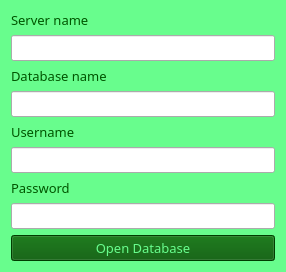
<?xml version="1.0" encoding="UTF-8"?>
<ui version="4.0">
 <class>auth</class>
 <widget class="QWidget" name="auth">
  <property name="geometry">
   <rect>
    <x>0</x>
    <y>0</y>
    <width>286</width>
    <height>242</height>
   </rect>
  </property>
  <property name="palette">
   <palette>
    <active>
     <colorrole role="Button">
      <brush brushstyle="SolidPattern">
       <color alpha="255">
        <red>0</red>
        <green>85</green>
        <blue>0</blue>
       </color>
      </brush>
     </colorrole>
     <colorrole role="Light">
      <brush brushstyle="SolidPattern">
       <color alpha="255">
        <red>0</red>
        <green>85</green>
        <blue>0</blue>
       </color>
      </brush>
     </colorrole>
     <colorrole role="Midlight">
      <brush brushstyle="SolidPattern">
       <color alpha="255">
        <red>0</red>
        <green>85</green>
        <blue>0</blue>
       </color>
      </brush>
     </colorrole>
     <colorrole role="BrightText">
      <brush brushstyle="SolidPattern">
       <color alpha="255">
        <red>0</red>
        <green>85</green>
        <blue>0</blue>
       </color>
      </brush>
     </colorrole>
     <colorrole role="Base">
      <brush brushstyle="SolidPattern">
       <color alpha="255">
        <red>0</red>
        <green>85</green>
        <blue>0</blue>
       </color>
      </brush>
     </colorrole>
     <colorrole role="Window">
      <brush brushstyle="SolidPattern">
       <color alpha="255">
        <red>104</red>
        <green>253</green>
        <blue>141</blue>
       </color>
      </brush>
     </colorrole>
     <colorrole role="HighlightedText">
      <brush brushstyle="SolidPattern">
       <color alpha="255">
        <red>0</red>
        <green>85</green>
        <blue>0</blue>
       </color>
      </brush>
     </colorrole>
     <colorrole role="ToolTipBase">
      <brush brushstyle="SolidPattern">
       <color alpha="255">
        <red>0</red>
        <green>85</green>
        <blue>0</blue>
       </color>
      </brush>
     </colorrole>
    </active>
    <inactive>
     <colorrole role="Button">
      <brush brushstyle="SolidPattern">
       <color alpha="255">
        <red>0</red>
        <green>85</green>
        <blue>0</blue>
       </color>
      </brush>
     </colorrole>
     <colorrole role="Light">
      <brush brushstyle="SolidPattern">
       <color alpha="255">
        <red>0</red>
        <green>85</green>
        <blue>0</blue>
       </color>
      </brush>
     </colorrole>
     <colorrole role="Midlight">
      <brush brushstyle="SolidPattern">
       <color alpha="255">
        <red>0</red>
        <green>85</green>
        <blue>0</blue>
       </color>
      </brush>
     </colorrole>
     <colorrole role="BrightText">
      <brush brushstyle="SolidPattern">
       <color alpha="255">
        <red>0</red>
        <green>85</green>
        <blue>0</blue>
       </color>
      </brush>
     </colorrole>
     <colorrole role="Base">
      <brush brushstyle="SolidPattern">
       <color alpha="255">
        <red>0</red>
        <green>85</green>
        <blue>0</blue>
       </color>
      </brush>
     </colorrole>
     <colorrole role="Window">
      <brush brushstyle="SolidPattern">
       <color alpha="255">
        <red>104</red>
        <green>253</green>
        <blue>141</blue>
       </color>
      </brush>
     </colorrole>
     <colorrole role="HighlightedText">
      <brush brushstyle="SolidPattern">
       <color alpha="255">
        <red>0</red>
        <green>85</green>
        <blue>0</blue>
       </color>
      </brush>
     </colorrole>
     <colorrole role="ToolTipBase">
      <brush brushstyle="SolidPattern">
       <color alpha="255">
        <red>0</red>
        <green>85</green>
        <blue>0</blue>
       </color>
      </brush>
     </colorrole>
    </inactive>
    <disabled>
     <colorrole role="Button">
      <brush brushstyle="SolidPattern">
       <color alpha="255">
        <red>0</red>
        <green>85</green>
        <blue>0</blue>
       </color>
      </brush>
     </colorrole>
     <colorrole role="Light">
      <brush brushstyle="SolidPattern">
       <color alpha="255">
        <red>0</red>
        <green>85</green>
        <blue>0</blue>
       </color>
      </brush>
     </colorrole>
     <colorrole role="Midlight">
      <brush brushstyle="SolidPattern">
       <color alpha="255">
        <red>0</red>
        <green>85</green>
        <blue>0</blue>
       </color>
      </brush>
     </colorrole>
     <colorrole role="BrightText">
      <brush brushstyle="SolidPattern">
       <color alpha="255">
        <red>0</red>
        <green>85</green>
        <blue>0</blue>
       </color>
      </brush>
     </colorrole>
     <colorrole role="Base">
      <brush brushstyle="SolidPattern">
       <color alpha="255">
        <red>104</red>
        <green>253</green>
        <blue>141</blue>
       </color>
      </brush>
     </colorrole>
     <colorrole role="Window">
      <brush brushstyle="SolidPattern">
       <color alpha="255">
        <red>104</red>
        <green>253</green>
        <blue>141</blue>
       </color>
      </brush>
     </colorrole>
     <colorrole role="HighlightedText">
      <brush brushstyle="SolidPattern">
       <color alpha="255">
        <red>0</red>
        <green>85</green>
        <blue>0</blue>
       </color>
      </brush>
     </colorrole>
     <colorrole role="ToolTipBase">
      <brush brushstyle="SolidPattern">
       <color alpha="255">
        <red>0</red>
        <green>85</green>
        <blue>0</blue>
       </color>
      </brush>
     </colorrole>
    </disabled>
   </palette>
  </property>
  <property name="windowTitle">
   <string>Authorization</string>
  </property>
  <layout class="QGridLayout" name="gridLayout">
   <item row="0" column="0">
    <widget class="QLabel" name="label">
     <property name="font">
      <font>
       <family>MS Reference Sans Serif</family>
       <pointsize>10</pointsize>
      </font>
     </property>
     <property name="styleSheet">
      <string notr="true">color: rgb(0, 85, 0);</string>
     </property>
     <property name="text">
      <string>Server name</string>
     </property>
    </widget>
   </item>
   <item row="1" column="0">
    <widget class="QLineEdit" name="lineEdit">
     <property name="font">
      <font>
       <family>MS Reference Sans Serif</family>
       <pointsize>10</pointsize>
      </font>
     </property>
     <property name="styleSheet">
      <string notr="true">selection-background-color: rgb(154, 255, 154);
selection-color: rgb(0, 85, 0);</string>
     </property>
    </widget>
   </item>
   <item row="2" column="0">
    <widget class="QLabel" name="label_2">
     <property name="font">
      <font>
       <family>MS Reference Sans Serif</family>
       <pointsize>10</pointsize>
      </font>
     </property>
     <property name="styleSheet">
      <string notr="true">color: rgb(0, 85, 0);</string>
     </property>
     <property name="text">
      <string>Database name</string>
     </property>
    </widget>
   </item>
   <item row="3" column="0">
    <widget class="QLineEdit" name="lineEdit_2">
     <property name="font">
      <font>
       <family>MS Reference Sans Serif</family>
       <pointsize>10</pointsize>
      </font>
     </property>
     <property name="styleSheet">
      <string notr="true">selection-background-color: rgb(154, 255, 154);
selection-color: rgb(0, 85, 0);</string>
     </property>
    </widget>
   </item>
   <item row="4" column="0">
    <widget class="QLabel" name="label_3">
     <property name="font">
      <font>
       <family>MS Reference Sans Serif</family>
       <pointsize>10</pointsize>
      </font>
     </property>
     <property name="styleSheet">
      <string notr="true">color: rgb(0, 85, 0);</string>
     </property>
     <property name="text">
      <string>Username</string>
     </property>
    </widget>
   </item>
   <item row="5" column="0">
    <widget class="QLineEdit" name="lineEdit_3">
     <property name="font">
      <font>
       <family>MS Reference Sans Serif</family>
       <pointsize>10</pointsize>
      </font>
     </property>
     <property name="styleSheet">
      <string notr="true">selection-background-color: rgb(154, 255, 154);
selection-color: rgb(0, 85, 0);</string>
     </property>
    </widget>
   </item>
   <item row="6" column="0">
    <widget class="QLabel" name="label_4">
     <property name="font">
      <font>
       <family>MS Reference Sans Serif</family>
       <pointsize>10</pointsize>
      </font>
     </property>
     <property name="styleSheet">
      <string notr="true">color: rgb(0, 85, 0);</string>
     </property>
     <property name="text">
      <string>Password</string>
     </property>
    </widget>
   </item>
   <item row="7" column="0">
    <widget class="QLineEdit" name="lineEdit_4">
     <property name="font">
      <font>
       <family>MS Reference Sans Serif</family>
       <pointsize>10</pointsize>
      </font>
     </property>
     <property name="styleSheet">
      <string notr="true">selection-background-color: rgb(154, 255, 154);
selection-color: rgb(0, 85, 0);</string>
     </property>
    </widget>
   </item>
   <item row="8" column="0">
    <widget class="QPushButton" name="pushButton">
     <property name="font">
      <font>
       <family>MS Reference Sans Serif</family>
       <pointsize>10</pointsize>
      </font>
     </property>
     <property name="cursor">
      <cursorShape>PointingHandCursor</cursorShape>
     </property>
     <property name="styleSheet">
      <string notr="true">color:  rgb(104, 253, 141);
background-color: rgb(0, 85, 0);</string>
     </property>
     <property name="text">
      <string>Open Database</string>
     </property>
    </widget>
   </item>
  </layout>
 </widget>
 <resources/>
 <connections/>
</ui>
